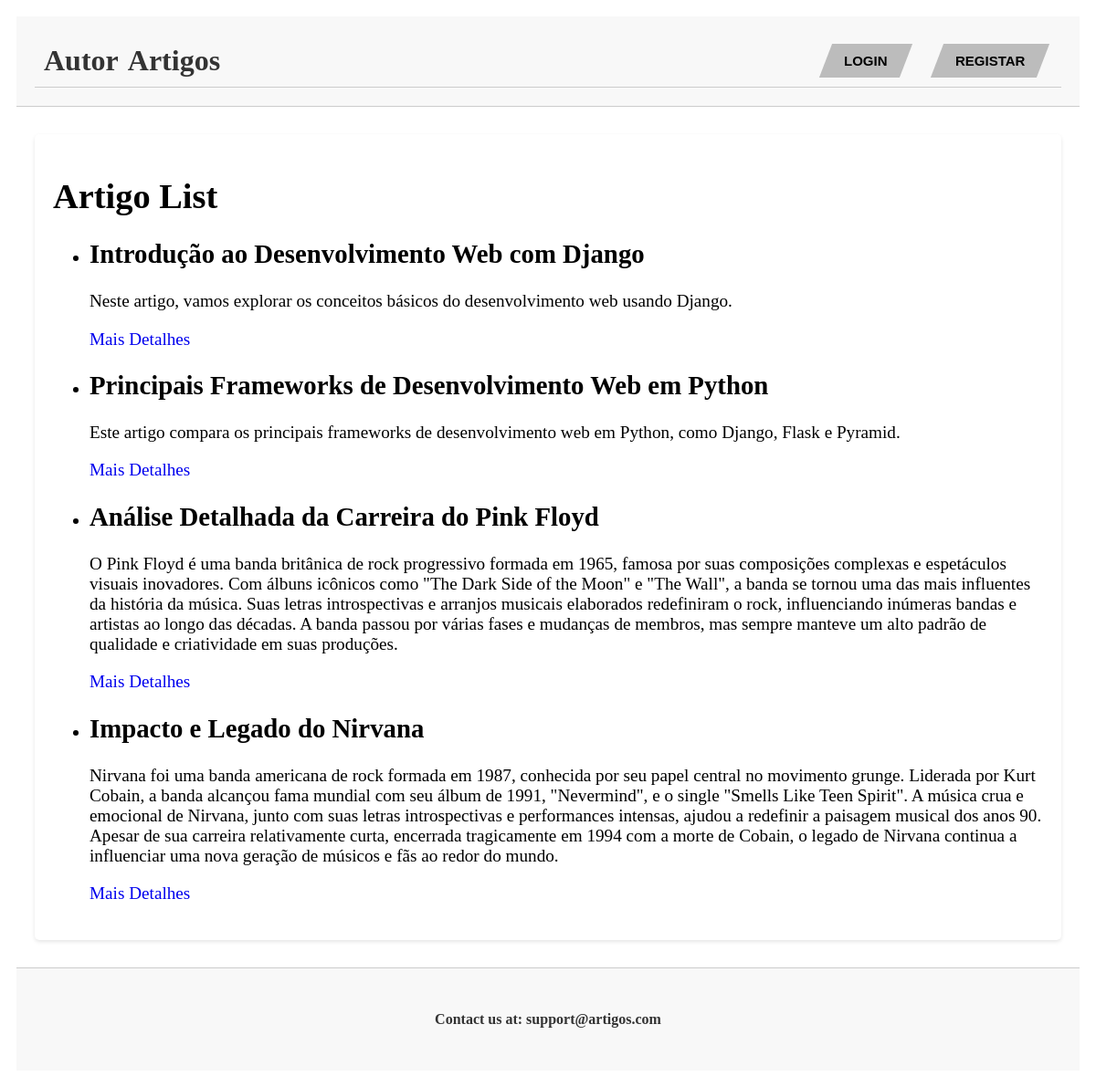
Before: /artigos/artigos/ with the older database file.
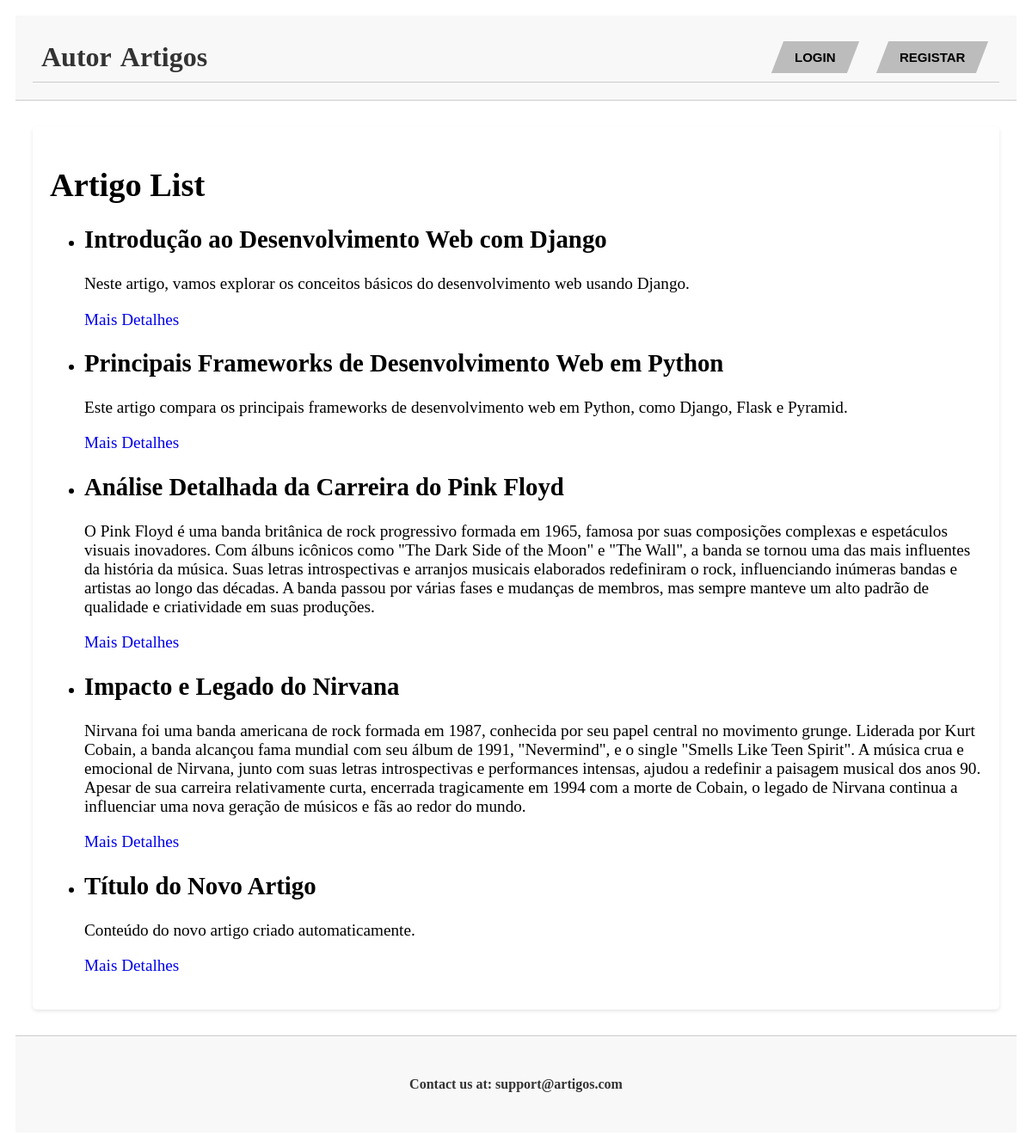
After: the same page with the newer database file.
### artigos/models.py (models this page shows, shortened)
class Artigo(models.Model):
    autor = models.ForeignKey(Autor, on_delete=models.CASCADE)
    titulo = models.CharField(max_length=200)
    conteudo = models.TextField()
    data_publicacao = models.DateTimeField(auto_now_add=True)
    classificacao_media = models.FloatField(default=0)

### artigos/views.py (the view)
# urls.py: path('artigos/', views.artigo_list_view, name='artigo_list'),
def artigo_list_view(request):
    artigos = Artigo.objects.all()
    context = {'artigos': artigos}
    return render(request, 'artigos/artigo_list.html', context)

### artigos/templates/artigos/artigo_list.html (shortened to what this page needs)
{% extends 'artigos/layout.html' %}
{% block content %}
<h1>Artigo List</h1>
<ul>
{% for artigo in artigos %}
    <li>
        <h2>{{ artigo.titulo }}</h2>
        <p>{{ artigo.conteudo }}</p>
        <a href="{% url 'artigos:artigo_detail' artigo.titulo %}">Mais Detalhes</a>
    </li>
{% endfor %}
</ul>
{% endblock %}

### artigos/templates/artigos/layout.html (shortened to what this page needs)
<!DOCTYPE html>
<html>
<head>
    {% load static %}
    <link rel="stylesheet" href="{% static 'artigos/styles.css' %}">
</head>
<body>
    <div class="container">
    <header id="header">
    <nav class="nav-container">
    <div class="nav-left">
        <a href="{% url 'artigos:index' %}">Autor</a>
        <a href="{% url 'artigos:artigo_list' %}">Artigos</a>
    </div>
    <div class="nav-right">
        {% if request.user.is_authenticated %}
        Username:{{request.user.username}}
        <a href="{% url 'artigos:logout' %}"><button>Logout</button></a>
        {% else %}
        <div class="button-container">
          <a href="{% url 'artigos:login' %}">
              <button>
                  <span>Login</span>
              </button>
          </a>
          <a href="{% url 'artigos:registo' %}">
              <button>
                  <span>Registar</span>
              </button>
          </a>
        </div>
        {% endif %}
    </div>
    </nav>
    </header>
    <main id="main-content" class="main">
            {% block content %}
            {% endblock %}
        </main>
        <footer id="footer">
            <h6 class="footer-text">Contact us at: support@artigos.com</h6>
        </footer>
    </div>
</body>
</html>

### artigos/static/artigos/styles.css (style rules this page uses)
.container > * { padding: 1rem; font-size: 1.2rem; }
header { grid-area: header; }
nav { grid-area: menu; }
main { grid-area: main; }
footer { grid-area: footer; }
div.container { display: grid; grid-template-areas: 'header' 'main' 'footer'; gap: 10px; padding: 10px; grid-template-columns: 1fr; grid-template-rows: auto 1fr auto; }
.nav-container { display: flex; justify-content: space-between; align-items: center; background-color: #f8f8f8; padding: 10px; border-bottom: 1px solid #ccc; }
.nav-left, .nav-right { display: flex; align-items: center; }
.nav-left a, .nav-right a { font-size: 1rem; font-weight: normal; color: #333; text-decoration: none; margin-right: 10px; }
.nav-right a { font-weight: bold; }
.nav-right { margin-left: 20px; }
.nav-left span, .nav-left a { font-size: 2rem; color: #333; font-weight: bold; }
button { background: #bcbcbc; border: none; padding: 10px 20px; display: inline-block; font-size: 15px; font-weight: 600; width: auto; text-transform: uppercase; cursor: pointer; transform: skew(-21deg); margin-left: 20px; }
span { display: inline-block; transform: skew(21deg); }
button::before { content: ''; position: absolute; top: 0; bottom: 0; right: 100%; left: 0; background: rgb(20, 20, 20); opacity: 0; z-index: -1; transition: all 0.5s; }
#header { color: #333; text-align: center; padding: 20px; background-color: #f8f8f8; border-bottom: 1px solid #ccc; }
#main-content { margin: 20px; padding: 20px; background-color: #ffffff; border-radius: 5px; box-shadow: 0 2px 4px rgba(0,0,0,0.1); }
#footer { background-color: #f8f8f8; color: #333; text-align: center; padding: 10px; border-top: 1px solid #ccc; }
.footer-text { color: #333; font-size: 1rem; }
a { text-decoration: none; }

Changed rows visible on the page:
added Artigo: titulo "Título do Novo Artigo", conteudo "Conteúdo do novo artigo criado automaticamente."
